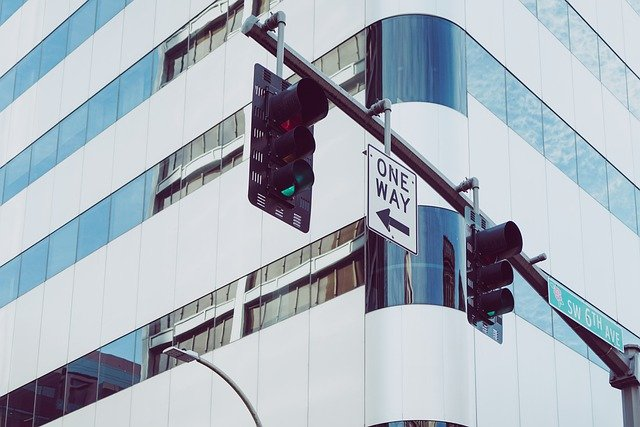
#> input picture images/read_color.jpg, 640 x 427 px
$ python '임계처리.py'
#> lines starting #> are read from the running program, lines starting #| are printed output that depends on the picture; after the words box and inside, x2 and y2 are one past the last pixel; in counts of white or black regions, pixels touching at a corner belong together
# Thresholding
# 셔츠의 색깔은 필요없고, 윤곽 정보만 필요할 때 사용
# 흑백 이진화를 통해 이미지의 특정 부분을 나눔
# 유색 이미지 -> grayscale로 변경 -> 이진화 적용(binary) -> 흑백값만 존재하는 이진 이미지로 바꾸기

import cv2
import matplotlib.pyplot as plt

img = cv2.imread('images/read_color.jpg', 0)
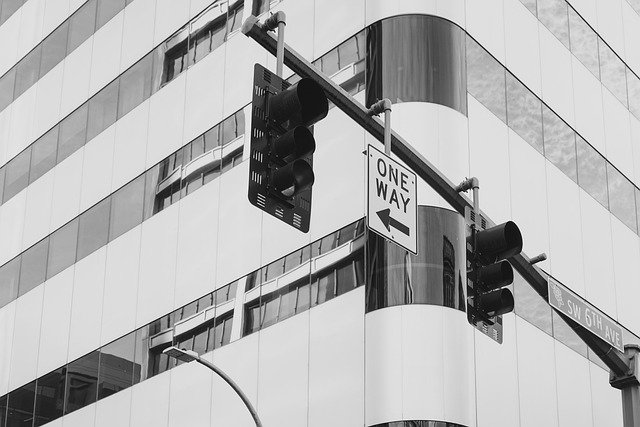
#> img: shape (427, 640); min 0, max 255, mean 178.2

plt.imshow(img, cmap='gray')
plt.show()

# [4 lines of commented-out code are left out]
ret, thresh1 = cv2.threshold(img, 127, 255, cv2.THRESH_BINARY)
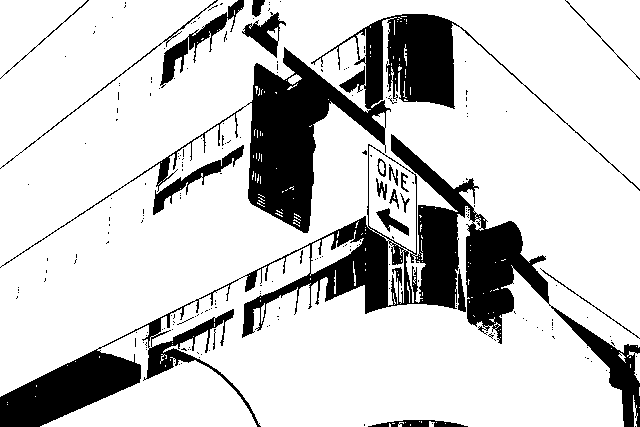
#> thresh1: shape (427, 640); 80.3% white; 217 black regions (196 under 20 px), largest, box (x1, y1, x2, y2) and area: (0, 134, 640, 427) 28228, (0, 14, 640, 268) 19454, (160, 0, 244, 88) 1395

# cv2.THRESH_BINARY = 이진화
# cv2.THRESH_BINARY_INV = 이진화된 흑백 부분 반전

# ret = 실제 임계값
print(ret)

# thresh1 = 이진화(binary)된 이미지
print(thresh1)
#> (printed output is left out)
plt.imshow(thresh1, cmap='gray')
plt.show()

#############################################################
# cv2.threshold() -> 물체가 주위와 구분이 잘 되는 경우 사용 가능, 경계가 애매하면 사용하기 어려움

# 적당한 임계값 찾는 법
# 1. thresh parameter 값을 일일이 조정해보기
# 2. 적응형 이진화 사용

# 적응형 이진화 = 임계값을 자동으로 픽셀과 그 주변 회색 픽셀에 기반해 조정
# 이미지를 여러 영역으로 나눈 뒤, 그 주변 픽셀 값만 활용하여 임계값을 구하는 방법

# cv2.adaptiveThreshold(img, value, method, type_flag, block_size, C)
# img: 입력영상
# value: 임계값을 만족하는 픽셀에 적용할 값
# method: 임계값 결정 방법
# type_flag: 스레시홀딩 적용 방법 (cv2.threshod()와 동일)
# block_size: 영역으로 나눌 이웃의 크기(n x n), 홀수
# C: 계산된 임계값 결과에서 가감할 상수(음수 가능)

# method 종류
# cv2.ADAPTIVE_THRESH_MEAN_C: 이웃 픽셀의 평균으로 결정
# cv2.ADAPTIVE_THRESH_GAUSSIAN_C: 가우시안 분포에 따른 가중치의 합으로 결정


th2 = cv2.adaptiveThreshold(
    img, 255, cv2.ADAPTIVE_THRESH_MEAN_C, cv2.THRESH_BINARY, 11, 8)
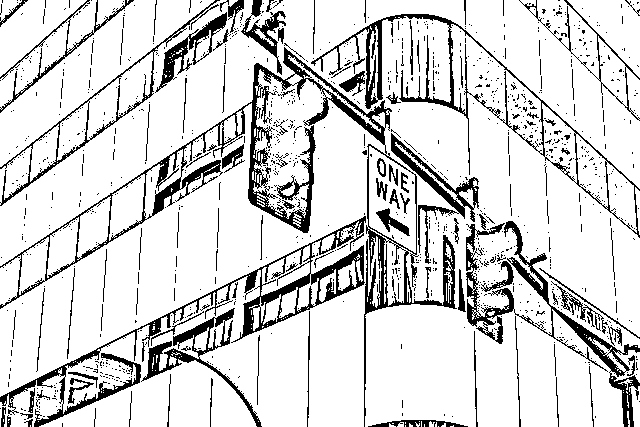
#> th2: shape (427, 640); 84.3% white; 1139 black regions (1027 under 20 px), largest, box (x1, y1, x2, y2) and area: (0, 47, 457, 427) 10285, (0, 216, 366, 427) 5870, (466, 221, 640, 427) 4205

plt.imshow(th2, cmap='gray')
plt.show()

th3 = cv2.adaptiveThreshold(
    img, 255, cv2.ADAPTIVE_THRESH_GAUSSIAN_C, cv2.THRESH_BINARY, 11, 8)
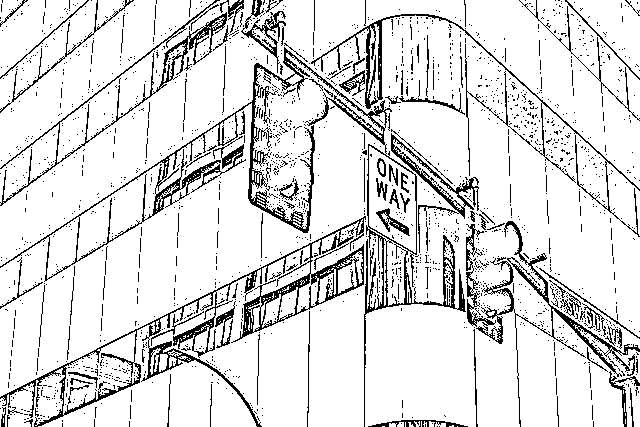
#> th3: shape (427, 640); 87.3% white; black in thin lines or dots

plt.imshow(th3, cmap='gray')
plt.show()
